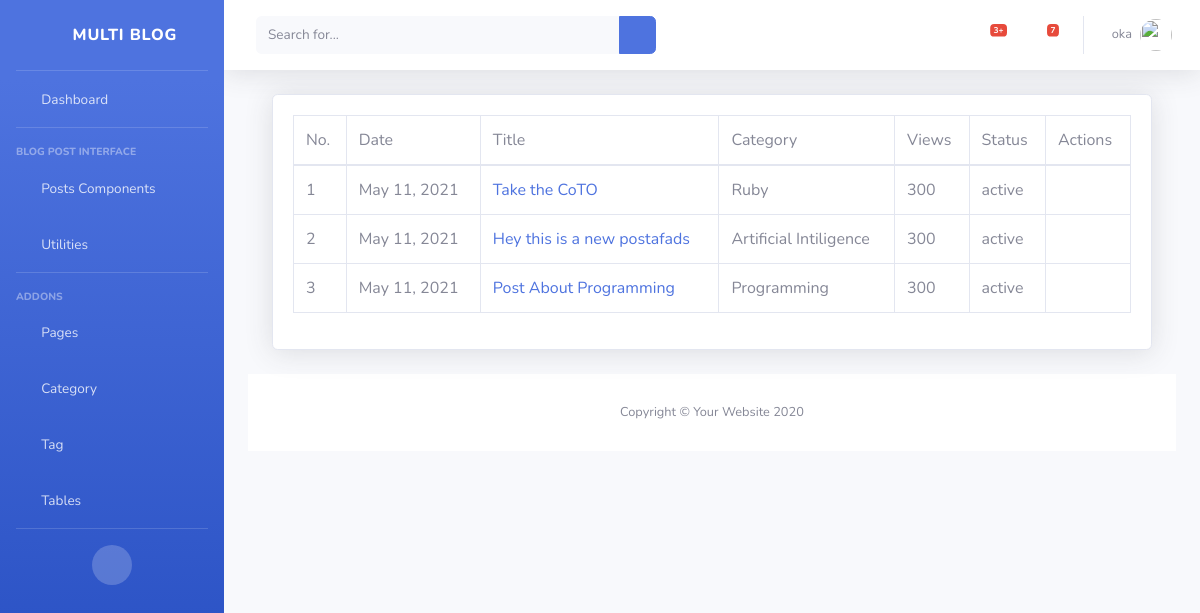
Page /dashboard/post/ (signed in) on the earlier database version.
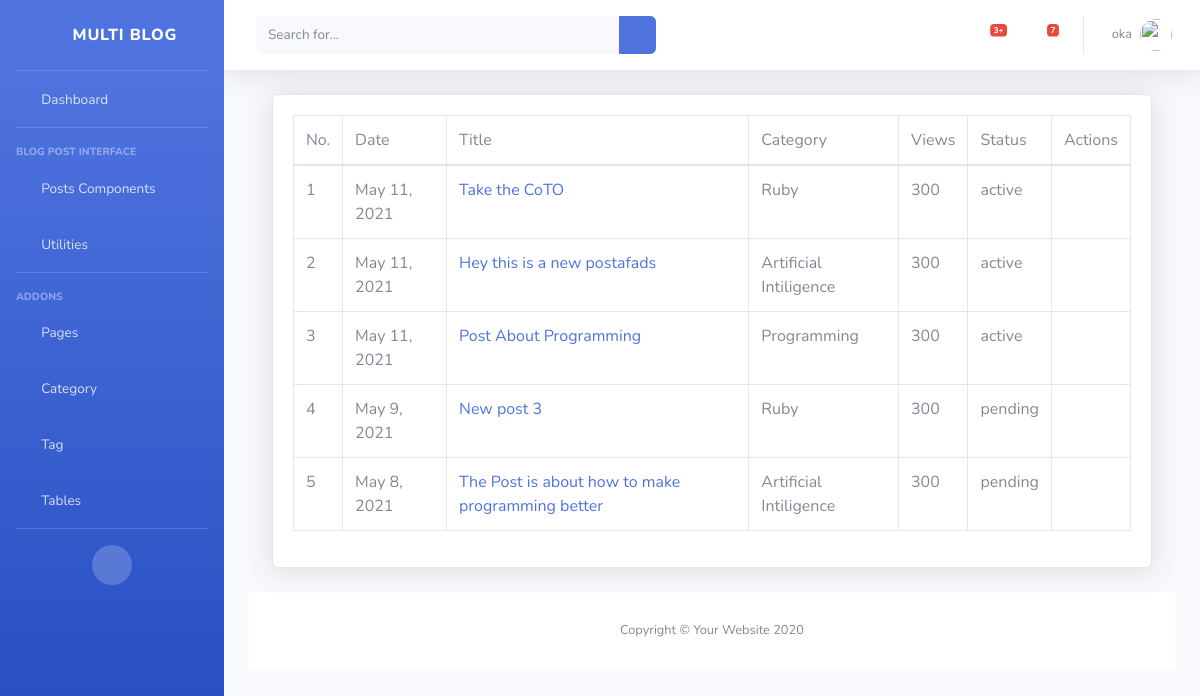
Same page on the later database version.
### blog/models.py (models this page shows, shortened)
class Blog(models.Model):
    status = (
        ('active','active'),
        ('pending','pending')
    )
    title  = models.CharField(max_length=200, null=True)
    detail = models.TextField(max_length=2000, null=True)
    image = models.ImageField(upload_to='images/media', null=True, blank=True)
    catagories = models.ForeignKey(Catagory,on_delete=models.DO_NOTHING, null=True)
    tags = models.ManyToManyField(Tag, blank=True)
    status = models.CharField(max_length=20, choices=status, default='pending')
    author = models.ForeignKey(Author, on_delete=models.CASCADE)
    featured  = models.BooleanField(default=False)
    visit_count = models.IntegerField(default=0)
    visible = models.BooleanField(default=True)
    created_at = models.DateTimeField(auto_now_add=True)
    class Meta:
        verbose_name_plural = 'Blog'

class Catagory(models.Model):
    name = models.CharField(max_length=200, null=True)
    image = models.CharField(max_length=300, null=True, blank=True )
    description = models.CharField(max_length=500, null=True,blank=True, verbose_name='Description')
    class Meta:
        verbose_name_plural = 'Catagory'
    def __str__(self):
        return str(self.name)

### dashboard/views.py (the view)
# urls.py: path('post/', views.AllPost.as_view(), name='all_post'),
class AllPost(View):
    @method_decorator(login_required(login_url='login'))
    def dispatch(self,request,*args,**kwargs):
        return super().dispatch(request,*args,**kwargs)
    def get(self,request):
        user = request.user.author
        post = user.blog_set.all().order_by('-id')
        context = {
            'post':post
        }
        return render(request,'dashboard/post/all_post.html',context)

### blog/context_processors.py (called while the page is built)
def globalVariable(request):
    featured_post = Blog.objects.filter(featured=True, status='active').order_by('-id')
    catagories_obj  = Catagory.objects.all().order_by('-id')
    tags_obj = Tag.objects.all().order_by('-id')
    popular_post = Blog.objects.all().order_by('-id')[:3]
    images_obj = Blog.objects.only('image').order_by('-id')[:6]
    all_post = Blog.objects.all().order_by('-id')
    context = {
            'featured':featured_post,
            'popular': popular_post,
            'catagories':catagories_obj,
            'tags':tags_obj,
            'image':images_obj,
        }
    return context

### templates/dashboard/post/all_post.html (shortened to what this page needs)
{% extends 'dashboard/base/base.html' %}
{% block body %}
{% load humanize %}
<div class="container-fluid">
                    <div class="card shadow mb-4">
                        <div class="card-body">
                            <div class="table-responsive">
                                <table class="table table-bordered" id="dataTable" width="100%" cellspacing="0">
                                    <thead>
                                        <tr>
                                            <td>No. </td>
                                            <td> Date </td>
                                            <td> Title </td>
                                            <td> Category </td>
                                            <td> Views </td>
                                            <td> Status </td>
                                            <td> Actions </td>
                                        </tr>
                                    </thead>
                                    <tbody>
                                        {% for p in post %}
                                        <tr>
                                            <td>{{ forloop.counter }}</td>
                                            <td> {{ p.created_at|naturalday }}</td>
                                            <td><a href="{% url 'post' p.id %}">{{ p.title }}</a>  </td>
                                            <td> {{ p.catagories }} </td>
                                            <td> 300 </td>
                                            <td> {{ p.status }} </td>
                                            <td><a href="{% url 'edit_post' p.id %}"><i class="far fa-edit"></i></a>
                                                {% if p.visible == False %}
                                                    <a href="{% url 'visible' p.id %}"><i class="fas fa-eye"></i></a>
                                                {% else %}
                                                    <a href="{% url 'hidden' p.id %}"><i class="fas fa-eye-slash"></i></a>
                                                {% endif %}
                                            </td>
                                        </tr>
                                        {% endfor %}
                                    </tbody>
                                </table>
                            </div>
                        </div>
                    </div>
{% endblock %}

Differences in the rows shown:
now on this page (row edited): Blog: created_at "May 9, 2021", title "New post 3", catagories "Ruby", status "pending", visible True (drawn)
now on this page (row edited): Blog: created_at "May 8, 2021", title "The Post is about how to make programming better", catagories "Artificial Intiligence", status "pending", visible True (drawn)
